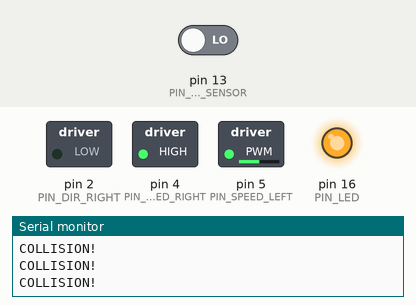
Recording of a sketch running on a simulated Arduino Uno, built with avr-gcc and run on an emulated ATmega328P. Shown: switched loads named in the sketch (green lamp = pin HIGH), output pins drawn as LEDs (lit = HIGH), the last lines printed to the serial monitor. Dashed ring = blinking. Inputs (shaded band) come from the test bench; at power-on: pin 13 (PIN_FORWARD_SENSOR) LOW. Random numbers use the default seed unless the sketch sets one; pins used as bus, display or sensor lines are not drawn.

Above: at 1.32 s.
1.7 s: pin 13 (PIN_FORWARD_SENSOR) driven HIGH
At 1.92 s:
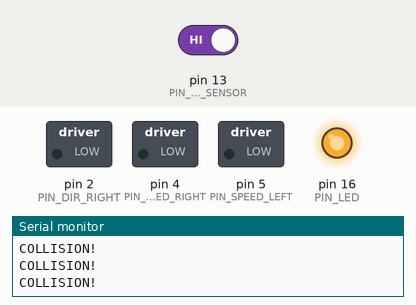
At 2.9 s:
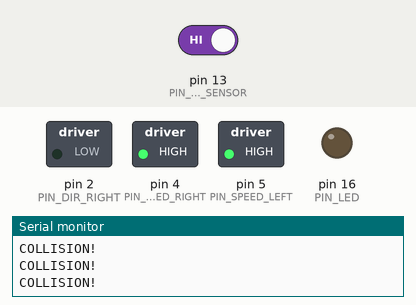
3.5 s: pin 13 (PIN_FORWARD_SENSOR) driven LOW
At 4.42 s:
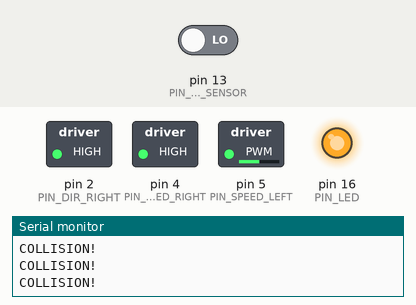
Timing chart, 0 to 12.5 s (numbered marks = the images above; inputs shaded):
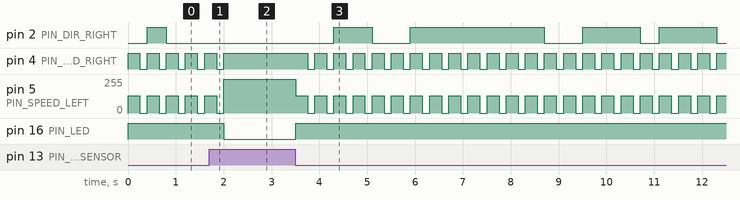

The sketch:

StaggerLee.ino
```cpp
//
// StaggerLee - An autonomous robot car based on NodeMCU.
// Author: David J. Bianco <davidjbianco@gmail.com>
//

// load all the configurations, calibrations and settings for the bot
#include "config.h"
#include <Time.h>

void init_motors() {
  pinMode(PIN_SPEED_RIGHT, OUTPUT);
  pinMode(PIN_DIR_RIGHT, OUTPUT);
  pinMode(PIN_SPEED_LEFT, OUTPUT);
  pinMode(PIN_DIR_LEFT, OUTPUT);
}

void init_forward_sensor() {
  pinMode(PIN_FORWARD_SENSOR, INPUT);
}

void init_led() {
  pinMode(PIN_LED, OUTPUT);
  led_off();
}

// Initialize the random number generator. The standard Arduino way is to read a
// value from an unconnected analog pin, thereby getting an unpredictable value
// with which to seed the PRNG.  This isn't that unpredictable on the NodeMCU
// dev boards, but it's probably good enough for our purposes.
void init_random() {
  randomSeed(analogRead(A0));
}

void led_on() {
  digitalWrite(PIN_LED, HIGH);
}

void led_off() {
  digitalWrite(PIN_LED, LOW);
}

bool isCollision(int sensor) {
  return (digitalRead(sensor) == HIGH);
}

void stop() {
  // Stop both motors.  Make sure we don't calibrate speeds, though.
  // Zero means 0 when stopping.
  analogWrite(PIN_SPEED_RIGHT, SPEED_STOP);
  analogWrite(PIN_SPEED_LEFT, SPEED_STOP);
}

void forward(int speed) {
  digitalWrite(PIN_DIR_RIGHT, LOW);
  digitalWrite(PIN_DIR_LEFT, LOW);
  analogWrite(PIN_SPEED_RIGHT, speed);
  analogWrite(PIN_SPEED_LEFT, speed);
}

void backward(int speed) {
  digitalWrite(PIN_DIR_RIGHT, HIGH);
  digitalWrite(PIN_DIR_LEFT, HIGH);
  analogWrite(PIN_SPEED_RIGHT, speed);
  analogWrite(PIN_SPEED_LEFT, speed);
}

void right(int speed) {
  digitalWrite(PIN_DIR_RIGHT, HIGH);
  digitalWrite(PIN_DIR_LEFT, LOW);
  analogWrite(PIN_SPEED_RIGHT, speed);
  analogWrite(PIN_SPEED_LEFT, speed);
}

void left(int speed) {
  digitalWrite(PIN_DIR_RIGHT, LOW);
  digitalWrite(PIN_DIR_LEFT, HIGH);
  analogWrite(PIN_SPEED_RIGHT, speed);
  analogWrite(PIN_SPEED_LEFT, speed);
}

// Randomly turn either right or left
void random_turn(int speed) {
  int direction;

  direction = random(1,3);

  if(direction == 1) {
    left(speed);
  } else {
    right(speed);
  }
}

void collide() {
  if (SERIAL_DEBUGGING) {
    Serial.println("COLLISION!");
  }

  stop();
  random_turn(SPEED_MEDIUM);
  delay(250);
  stop();
}

void setup() {
  if (SERIAL_DEBUGGING) {
    Serial.begin(9600);
  }

  init_random();
  init_motors();
  init_forward_sensor();
  init_led();
  led_off();
}

void loop() {


  while(1) {
    if(isCollision(PIN_FORWARD_SENSOR)) {
      led_off();
      forward(SPEED_HIGH);
    } else {
      led_on();
      collide();
    }

    delay(MAIN_LOOP_DELAY);
  }
}
```

config.h
```cpp
// The following are the pins for the distance sensor
#define PIN_FORWARD_SENSOR 13 // Echo Pin
#define PIN_LED  16 // Onboard LED

// Pins for the motors
#define PIN_SPEED_LEFT 5
#define PIN_DIR_LEFT   0
#define PIN_SPEED_RIGHT  4
#define PIN_DIR_RIGHT    2

// sensor settings
#define OBSTACLE HIGH

// Speed settings for the motors
#define SPEED_STOP 0
#define SPEED_LOW 256
#define SPEED_MEDIUM 640
#define SPEED_HIGH 1023

// The calibration settings are meant to compensate for minor
// differences in speed between individual motors.
#define RIGHT_CALIBRATION 0
#define LEFT_CALIBRATION 0

// Set to 0 to disable serial debugging
#define SERIAL_DEBUGGING 1

// How often to run the main loop, in milliseconds
#define MAIN_LOOP_DELAY 150
```

Measured:
- after the input at 1.7 s, pin 16 (PIN_LED): HIGH → LOW after 0.30 s
- after the input at 3.5 s, pin 2 (PIN_DIR_RIGHT): LOW → HIGH after 0.80 s, → LOW 0.80 s later, → HIGH 0.80 s later, → LOW 2.8 s later, … (8 changes in this stretch); pin 4 (PIN_SPEED_RIGHT): alternates HIGH for 0.25 s and LOW for 0.15 s, starting after 0.25 s
